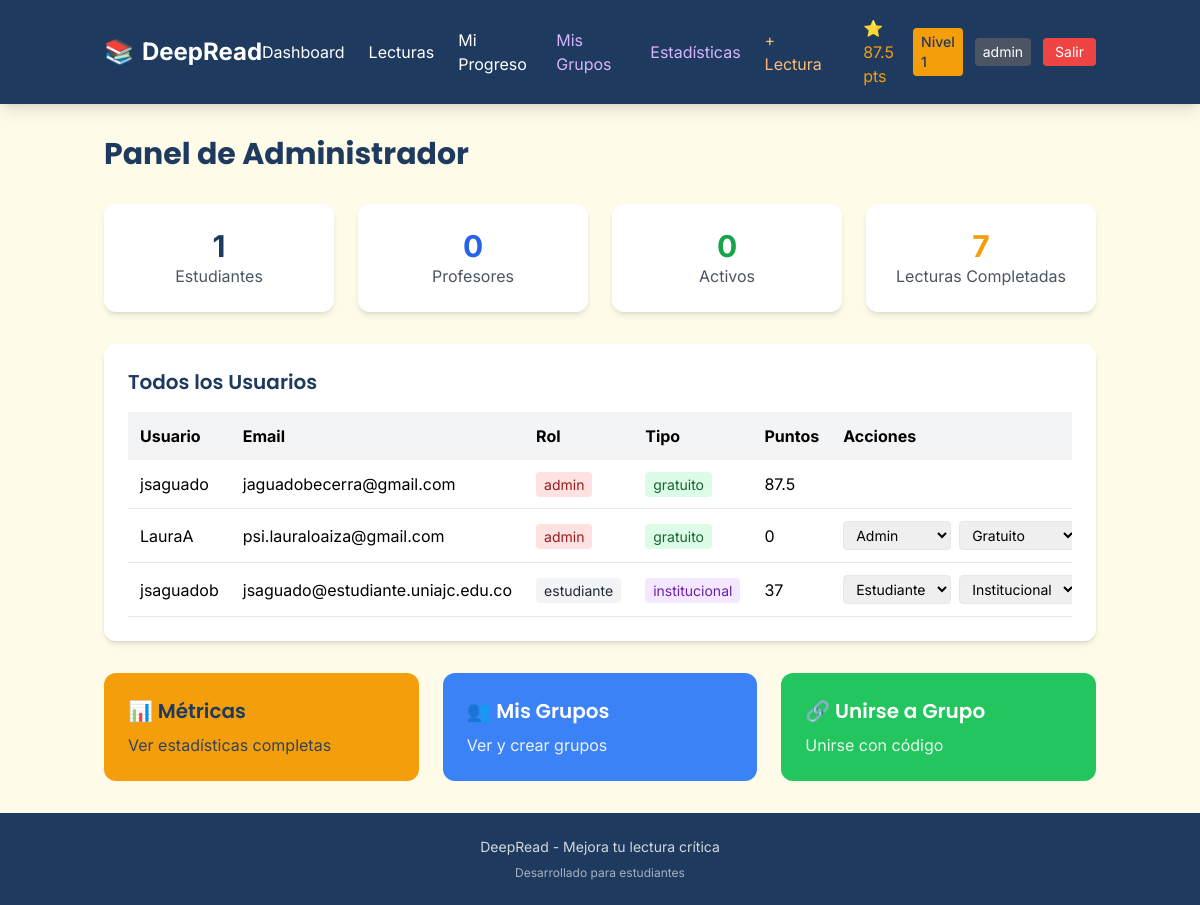
Page /admin (signed in) on the committed database.
### models/user.py (models this page shows, shortened)
class Usuario(db.Model, UserMixin):
    __tablename__ = 'usuarios'
    id = db.Column(db.Integer, primary_key=True)
    username = db.Column(db.String(50), unique=True, nullable=False)
    email = db.Column(db.String(100), unique=True, nullable=False)
    password_hash = db.Column(db.String(255), nullable=False)
    rol = db.Column(db.String(20), default='estudiante')
    tipo_usuario = db.Column(db.String(20), default='gratuito')
    nivel_actual = db.Column(db.Integer, default=1)
    puntos_totales = db.Column(db.Integer, default=0)
    racha_dias = db.Column(db.Integer, default=0)
    ultimo_login = db.Column(db.Date, default=None)
    fecha_creacion = db.Column(db.DateTime, default=datetime.utcnow)
    def es_admin(self):
        return self.rol == 'admin'
    def es_profesor(self):
        return self.rol in ['profesor', 'admin']

### routes/admin.py (the view)
@admin_bp.route('/admin')
@login_required
def panel_admin():
    if not current_user.es_admin():
        flash('Acceso denegado', 'error')
        return redirect(url_for('main.dashboard'))
    usuarios = Usuario.query.all()
    total_estudiantes = Usuario.query.filter_by(rol='estudiante').count()
    total_profesores = Usuario.query.filter_by(rol='profesor').count()
    usuarios_activos = Usuario.query.filter(Usuario.ultimo_login != None).count()
    puntos_promedio = db.session.query(db.func.avg(Usuario.puntos_totales)).scalar() or 0
    lecturas_completadas = ProgresoLectura.query.filter_by(completada=True).count()
    return render_template('admin.html',
        usuarios=usuarios,
        total_estudiantes=total_estudiantes,
        total_profesores=total_profesores,
        usuarios_activos=usuarios_activos,
        puntos_promedio=puntos_promedio,
        lecturas_completadas=lecturas_completadas)

### app.py (called while the page is built)
@login_manager.user_loader
def load_user(user_id):
    return db.session.get(Usuario, int(user_id))

### templates/admin.html (shortened to what this page needs)
{% extends "base.html" %}
{% block content %}
<div class="container mx-auto px-4 py-8">
    <h1 class="text-3xl font-bold text-primary mb-8">Panel de Administrador</h1>
    <div class="grid md:grid-cols-4 gap-6 mb-8">
        <div class="bg-white rounded-xl shadow-md p-6 text-center">
            <p class="text-3xl font-bold text-primary">{{ total_estudiantes }}</p>
            <p class="text-gray-600">Estudiantes</p>
        </div>
        <div class="bg-white rounded-xl shadow-md p-6 text-center">
            <p class="text-3xl font-bold text-blue-600">{{ total_profesores }}</p>
            <p class="text-gray-600">Profesores</p>
        </div>
        <div class="bg-white rounded-xl shadow-md p-6 text-center">
            <p class="text-3xl font-bold text-green-600">{{ usuarios_activos }}</p>
            <p class="text-gray-600">Activos</p>
        </div>
        <div class="bg-white rounded-xl shadow-md p-6 text-center">
            <p class="text-3xl font-bold text-accent">{{ lecturas_completadas }}</p>
            <p class="text-gray-600">Lecturas Completadas</p>
        </div>
    </div>
    <div class="bg-white rounded-xl shadow-md p-6 mb-8">
        <h2 class="text-xl font-semibold text-primary mb-4">Todos los Usuarios</h2>
        <div class="overflow-x-auto">
            <table class="w-full">
                <thead class="bg-gray-100">
                    <tr>
                        <th class="p-3 text-left">Usuario</th>
                        <th class="p-3 text-left">Email</th>
                        <th class="p-3 text-left">Rol</th>
                        <th class="p-3 text-left">Tipo</th>
                        <th class="p-3 text-left">Puntos</th>
                        <th class="p-3 text-left">Acciones</th>
                    </tr>
                </thead>
                <tbody>
                    {% for u in usuarios %}
                    <tr class="border-b">
                        <td class="p-3">{{ u.username }}</td>
                        <td class="p-3">{{ u.email }}</td>
                        <td class="p-3">
                            <span class="px-2 py-1 rounded text-sm {% if u.rol == 'admin' %}bg-red-100 text-red-800{% elif u.rol == 'profesor' %}bg-blue-100 text-blue-800{% else %}bg-gray-100 text-gray-800{% endif %}">
                                {{ u.rol }}
                            </span>
                        </td>
                        <td class="p-3">
                            <span class="px-2 py-1 rounded text-sm {% if u.tipo_usuario == 'institucional' %}bg-purple-100 text-purple-800{% else %}bg-green-100 text-green-800{% endif %}">
                                {{ u.tipo_usuario }}
                            </span>
                        </td>
                        <td class="p-3">{{ u.puntos_totales }}</td>
                        <td class="p-3">
                            {% if u.id != current_user.id %}
                            <form method="POST" action="{{ url_for('admin.promover_usuario', usuario_id=u.id) }}" class="flex gap-2">
                                <select name="rol" class="border rounded px-2 py-1 text-sm">
                                    <option value="estudiante" {% if u.rol == 'estudiante' %}selected{% endif %}>Estudiante</option>
                                    <option value="admin" {% if u.rol == 'admin' %}selected{% endif %}>Admin</option>
                                </select>
                                <select name="tipo_usuario" class="border rounded px-2 py-1 text-sm">
                                    <option value="gratuito" {% if u.tipo_usuario == 'gratuito' %}selected{% endif %}>Gratuito</option>
                                    <option value="institucional" {% if u.tipo_usuario == 'institucional' %}selected{% endif %}>Institucional</option>
                                </select>
                            </form>
                            {% endif %}
                        </td>
                    </tr>
                    {% endfor %}
                </tbody>
            </table>
        </div>
    </div>
    <div class="grid md:grid-cols-3 gap-6">
        <a href="{{ url_for('admin.metricas') }}" class="bg-accent hover:opacity-90 text-primary rounded-xl p-6 transition">
            <h3 class="text-xl font-semibold mb-2">📊 Métricas</h3>
            <p class="opacity-90">Ver estadísticas completas</p>
        </a>
        <a href="{{ url_for('admin.mis_grupos') }}" class="bg-secondary hover:bg-blue-600 text-white rounded-xl p-6 transition">
            <h3 class="text-xl font-semibold mb-2">👥 Mis Grupos</h3>
            <p class="opacity-90">Ver y crear grupos</p>
        </a>
        <a href="{{ url_for('admin.unidos_grupo') }}" class="bg-green-500 hover:bg-green-600 text-white rounded-xl p-6 transition">
            <h3 class="text-xl font-semibold mb-2">🔗 Unirse a Grupo</h3>
            <p class="opacity-90">Unirse con código</p>
        </a>
    </div>
</div>
{% endblock %}

### templates/base.html (shortened to what this page needs)
<!DOCTYPE html>
<html lang="es">
<head>
    <script src="https://cdn.tailwindcss.com"></script>
</head>
<body class="bg-cream min-h-screen flex flex-col">
    {% block header %}
    <header class="bg-primary text-white shadow-lg">
        <nav class="container mx-auto px-4 py-4 flex items-center justify-between">
            <a href="{{ url_for('main.index') }}" class="text-2xl font-bold flex items-center gap-2">
                <span class="text-accent">📚</span> DeepRead
            </a>
            <div class="hidden md:flex items-center gap-6">
                {% if current_user.is_authenticated %}
                    <a href="{{ url_for('main.dashboard') }}" class="hover:text-accent transition">Dashboard</a>
                    <a href="{{ url_for('main.lecturas') }}" class="hover:text-accent transition">Lecturas</a>
                    <a href="{{ url_for('main.progreso') }}" class="hover:text-accent transition">Mi Progreso</a>
                    <a href="{{ url_for('main.mis_grupos') }}" class="hover:text-accent transition text-purple-300">Mis Grupos</a>
                    {% if current_user.es_admin() %}
                    <a href="{{ url_for('admin.ver_estadisticas') }}" class="hover:text-accent transition text-purple-300">Estadísticas</a>
                    <a href="{{ url_for('admin.crear_lectura_publica') }}" class="hover:text-accent transition text-orange-300">+ Lectura</a>
                    {% endif %}
                    <div class="flex items-center gap-3 ml-4">
                        <span class="text-accent">⭐ {{ current_user.puntos_totales }} pts</span>
                        <span class="bg-accent text-primary px-2 py-1 rounded text-sm font-medium">Nivel {{ current_user.nivel_actual }}</span>
                        <span class="bg-gray-600 px-2 py-1 rounded text-sm text-white">{{ current_user.rol }}</span>
                        <a href="{{ url_for('auth.logout') }}" class="bg-red-500 hover:bg-red-600 px-3 py-1 rounded text-sm transition">Salir</a>
                    </div>
                {% else %}
                    <a href="{{ url_for('auth.login') }}" class="hover:text-accent transition">Iniciar Sesión</a>
                    <a href="{{ url_for('auth.register') }}" class="bg-accent text-primary px-4 py-2 rounded-lg font-medium hover:opacity-90 transition">Registrarse</a>
                {% endif %}
            </div>
        </nav>
    </header>
    {% endblock %}
    <main class="flex-grow">
        {% block content %}{% endblock %}
    </main>
    <footer class="bg-primary text-white py-6 mt-auto">
        <div class="container mx-auto px-4 text-center">
            <p class="text-sm opacity-80">DeepRead - Mejora tu lectura crítica</p>
            <p class="text-xs opacity-60 mt-2">Desarrollado para estudiantes</p>
        </div>
    </footer>
</body>
</html>

### templates/base.html (style rules this page uses)
body { font-family: 'Inter', sans-serif; }
h1, h2, h3, h4, h5, h6 { font-family: 'Poppins', sans-serif; }

### rows in the picture
Usuario: puntos_totales "87.5", nivel_actual "1", rol "admin", username "jsaguado", email "jaguadobecerra@gmail.com", tipo_usuario "gratuito"
Usuario: username "LauraA", email "psi.lauraloaiza@gmail.com", rol "admin", tipo_usuario "gratuito", puntos_totales "0", rol "Admin", tipo_usuario "Gratuito"
Usuario: username "jsaguadob", email "jsaguado@estudiante.uniajc.edu.co", rol "estudiante", tipo_usuario "institucional", puntos_totales "37", rol "Estudiante", tipo_usuario "Institucional"

### other values in the picture
{{ total_estudiantes }} "1"
{{ total_profesores }} "0"
{{ usuarios_activos }} "0"
{{ lecturas_completadas }} "7"
